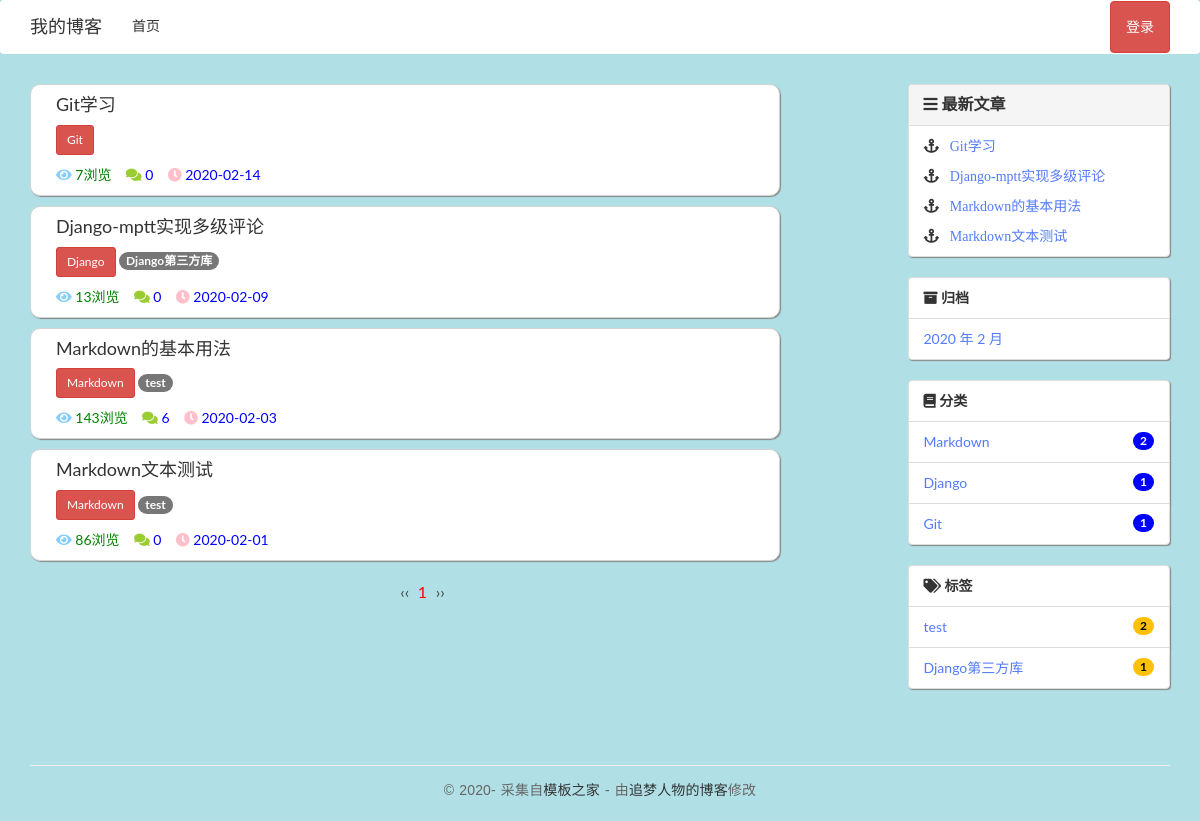
The page / on the database its author committed.
### blog/models.py (models this page shows, shortened)
class Post(models.Model):
    title = models.CharField(max_length=70)
    body = models.TextField()  # textfield() 用来存储大段文本
    created_time = models.DateTimeField()
    modified_time = models.DateTimeField(blank=True)
    excerpt = models.CharField(max_length=200, blank=True)
    category = models.ForeignKey(Category, on_delete=models.CASCADE)
    tags = models.ManyToManyField(Tag, blank=True)
    author = models.ForeignKey(User, on_delete=models.CASCADE)
    page_views = models.PositiveIntegerField(default=0, editable=False)
    def get_absolute_url(self):
        return reverse('blog:detail', kwargs={'pk': self.pk})

class Category(models.Model):
    name = models.CharField(max_length=100)

class Tag(models.Model):
    name = models.CharField(max_length=100)
    def __str__(self):
        return self.name

### blog/views.py (the view)
# urls.py: path('', views.index, name='index'),
def index(request):
    post_list = Post.objects.all().order_by('-created_time')
    paginator = Paginator(post_list, 4)
    page_num = paginator_fiction(request, paginator)
    post_list = page_num.object_list
    return render(request, 'blog/index.html', context={
        'paginator': paginator,
        'page': page_num,
        'post_list': post_list,
    })

### blog/templatetags/blog_extras.py (called while the page is built)
@register.inclusion_tag('blog/inclusions/_recent_posts.html', takes_context=True)
def show_recent_posts(context, num=5):
    return {
        'recent_post_list': Post.objects.all().order_by('-created_time')[:num],
    }

@register.inclusion_tag('blog/inclusions/_archives.html', takes_context=True)
def show_archives(context):
    return {
        'date_list': Post.objects.dates('created_time', 'month', order='DESC'),
    }

@register.inclusion_tag('blog/inclusions/_categories.html', takes_context=True)
def show_categories(context):
    category_list = Category.objects.annotate(num_posts=Count('post')).filter(num_posts__gt=0)
    return {
        'category_list': category_list,
    }

@register.inclusion_tag('blog/inclusions/_tags.html', takes_context=True)
def show_tags(context):
    tag_list = Tag.objects.annotate(num_posts=Count('post')).filter(num_posts__gt=0)
    return {
        'tag_list': tag_list,
    }

### blog/views.py (called while the page is built)
def paginator_fiction(request, paginator):
    try:
        num = request.GET.get('index', '1')
        page_num = paginator.page(num)
    except PageNotAnInteger:
        page_num = paginator.page(1)
    except EmptyPage:
        page_num = paginator.page(paginator.num_pages)
    post_list = page_num.object_list
    return page_num

### templates/blog/index.html (shortened to what this page needs)
{% extends 'base.html' %}
{% load static %}
{% load blog_extras %}
				{% block main %}
					{% for post in post_list %}
					<div class="border_adjust">
						<div>
							<div >
							<h4 >
								<b>
									<a href="{{ post.get_absolute_url }}"
									>
										{{ post.title }}
									</a>
								</b>
							</h4>
							</div>
							<div >
								 <a href="#"
                                       role="button"
                                       class="btn btn-sm hvr-pop btn-outline-secondary btn-danger">
                                        {{ post.category.name }}
								 </a>
								{% for tag in post.tags.all %}
								<a href="#"
								   class="badge badge-pill badge-light hvr-float-shadow"
								>
									{{ tag }}
								</a>
								{% endfor %}
							</div>
							<div class="entry-content clearfix">
							</div>
							<span style="color: green;">
								<i class="fas fa-eye" style="color: lightskyblue;"></i>
								{{ post.page_views }}浏览&nbsp;&nbsp;&nbsp;
							</span>
							<span style="color: blue;">
								<i class="fas fa-comments" style="color: yellowgreen;"></i>
								{{ post.comment_set.count }}&nbsp;&nbsp;&nbsp;
							</span>
							<span style="color: blue;">
									<i class="fas fa-clock" style="color: pink;"></i>
									{{ post.created_time|date:'Y-m-d' }}
							</span>
						</div>
					</div>
					{% empty %}
					<div class="no-post">暂时还没有发布的文章！</div>
					{% endfor %}
					<div class="text-center pagination" style="width: 100%">
  						<ul>
    						{% if page.has_previous %}
      							<li><a href="?index={{ page.previous_page_number }}"
             							class="prev">&lsaquo;&lsaquo; </a></li>
    						{% else %}
      							<li><span class="disabled prev">&lsaquo;&lsaquo; </span></li>
    						{% endif %}
    						{% for page_number in paginator.page_range %}
      							{% if page %}
        							{% if page_number == page.number %}
										<li class="current"><a href="?index={{page_number}}">{{ page_number }}</a></li>
        							{% else %}
          								<li><a href="?index={{page_number}}" class="page">{{ page_number }}</a></li>
        							{% endif %}
								{% else %}
        							...
      							{% endif %}
    						{% endfor %}
							{% if page_obj.has_next %}
      							<li>
									<a href="?index={{page.next_page_number}}" class="next"> &rsaquo;&rsaquo;</a>
      							</li>
    						{% else %}
      							<li>
									<span class="next">
										&rsaquo;&rsaquo;
									</span>
								</li>
    						{% endif %}
  						</ul>
					</div>
				{% endblock main %}

### templates/blog/inclusions/_recent_posts.html (shortened to what this page needs)
   <div class="panel panel-default" style="box-shadow: 1px 1px 1px #888888;">
    <div class="panel-heading">
        <h3 class="panel-title fas fa-bars">&nbsp;最新文章</h3>
    </div>
    <table class="table">
        {% for post in recent_post_list %}
        <tr >
            <a  href="{{ post.get_absolute_url }}" style="padding-left:15px;" class="fas fa-anchor  ">
                <b style="color:#527BFF;" >&nbsp;&nbsp;{{ post.title }}<b>
            </a>
        </tr>
        {% empty %}
        暂无标签！
      {% endfor %}
    </table>
   </div>

### templates/blog/inclusions/_categories.html
    <ul class="list-group">
        <li class="list-group-item" style="box-shadow: 1px 1px 1px #888888;">
          <a href="/category_name" class="my-fa fa fa-book"> 分类</a>
        </li>
      {% for category in category_list %}
        <li class="list-group-item" style="box-shadow: 1px 1px 1px #888888;">
          <a href="{% url 'blog:category' category.pk %}" style="color:#527BFF;">
            {{ category.name }}&nbsp;&nbsp;&nbsp;&nbsp;&nbsp;&nbsp;
          </a>
          <span class="badge" style="background-color:blue;">
              {{ category.num_posts }}
          </span>
        </li>
      {% empty %}
        暂无分类！
      {% endfor %}
    </ul>

### templates/blog/inclusions/_tags.html
     <ul class="list-group">
        <li class="list-group-item" style="box-shadow: 1px 1px 1px #888888;">
          <a href="/category_name" class="fas fa-tags"> 标签</a>
        </li>
      {% for tag in tag_list %}
        <li class="list-group-item" style="box-shadow: 1px 1px 1px #888888;">
          <a  href="{% url 'blog:tag' tag.pk %}" style="color:#527BFF;">
              {{ tag.name }}&nbsp;&nbsp;&nbsp;&nbsp;&nbsp;&nbsp;
          </a>
            <span class="badge" style="background-color:#FFC107;color:black;">
              {{ tag.num_posts }}
            </span>
        </li>
       {% empty %}
        暂无标签！
      {% endfor %}
    </ul>

### blog/static/blog/css/custom.css (style rules this page uses)
* { outline: none; }
h1, h2, h3, h4, h5, h6 { margin-top: 0; }
b { font-weight: 400; }
a { color: #333; }
body { color: #444; font-family: 'Lato', sans-serif; }
.entry-content { font-size: 18px; line-height: 1.9; font-weight: 300; color: #000; }
.pagination ul { list-style: none; }
.pagination ul li { display: inline-block; font-size: 16px; margin-right: 5px; }
.current a { color: red; }

### templates/base.html (style rules this page uses)
.border_adjust { border:solid 1px #D3D3D3; border-radius:10px; box-shadow: 1px 1px 1px #888888; background:white; padding-left:25px; }

### rows shown on the page
Post: title "Git学习", category.name "Git", page_views "7", comment_set.count "0", created_time "2020-02-14"
Post: title "Django-mptt实现多级评论", category.name "Django", page_views "13", comment_set.count "0", created_time "2020-02-09"
Tag: name "Django第三方库", num_posts "1"
Post: title "Markdown的基本用法", category.name "Markdown", page_views "143", comment_set.count "6", created_time "2020-02-03"
Tag: name "test", num_posts "2"
Post: title "Markdown文本测试", category.name "Markdown", page_views "86", comment_set.count "0", created_time "2020-02-01"
Category: name "Markdown", num_posts "2"
Category: name "Django", num_posts "1"
Category: name "Git", num_posts "1"

### other values the page prints
{{ page_number }} "1"
{{ date.year }} "2020"
{{ date.month }} "2"
